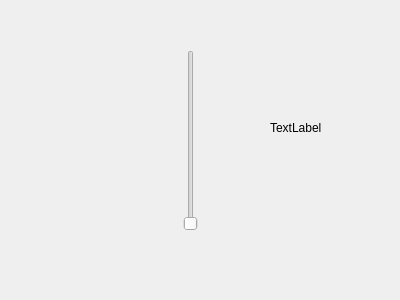
<?xml version="1.0" encoding="UTF-8"?>
<ui version="4.0">
 <class>VarmeStyring</class>
 <widget class="QDialog" name="VarmeStyring">
  <property name="geometry">
   <rect>
    <x>0</x>
    <y>0</y>
    <width>400</width>
    <height>300</height>
   </rect>
  </property>
  <property name="windowTitle">
   <string>Dialog</string>
  </property>
  <widget class="QSlider" name="verticalSlider">
   <property name="geometry">
    <rect>
     <x>150</x>
     <y>50</y>
     <width>81</width>
     <height>181</height>
    </rect>
   </property>
   <property name="styleSheet">
    <string notr="true">QSlider::handle {image: url(:/resources/image.png);}

QSlider::groove {image:  url(:/term.png); left: 0px; right:0px;  /* absolutely position 4px from the left and right of the widget. setting margins on the widget should work too... */} 

QSlider::handle {height:55px;width:55px;  image:  url(:/term.png); left: 10px; right: 0px;top:20px;bottom:20px; }

QSlider::sub-page { image: url(:/term.png);left: 22px; right:0px;  }</string>
   </property>
   <property name="orientation">
    <enum>Qt::Vertical</enum>
   </property>
  </widget>
  <widget class="QLabel" name="TempLabel">
   <property name="geometry">
    <rect>
     <x>270</x>
     <y>120</y>
     <width>59</width>
     <height>15</height>
    </rect>
   </property>
   <property name="text">
    <string>TextLabel</string>
   </property>
  </widget>
 </widget>
 <resources/>
 <connections/>
</ui>
